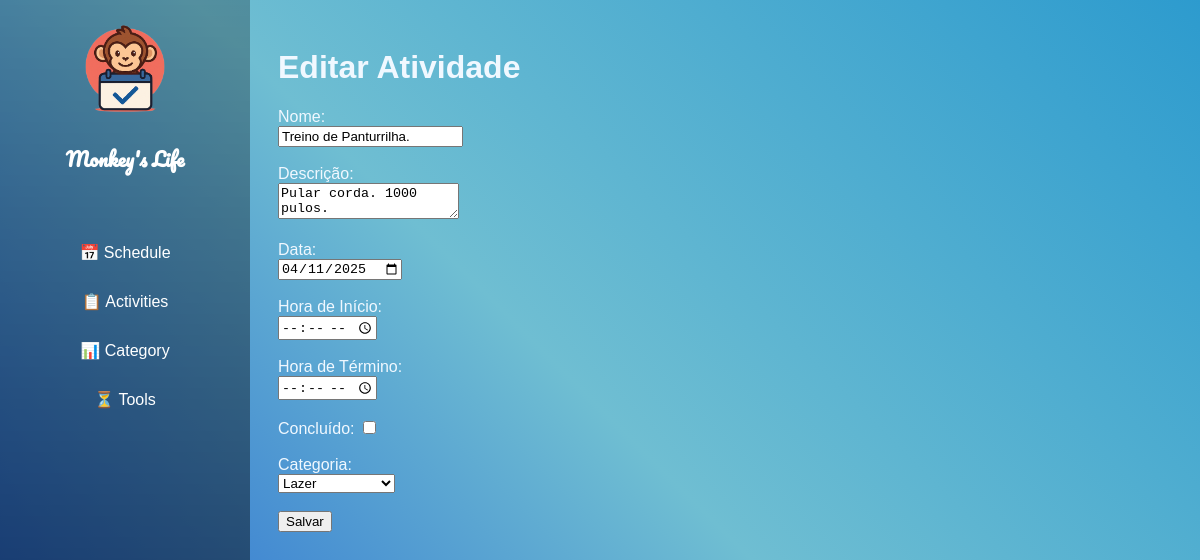
/activities/edit_activity/19, run on the app's committed database.
### schedule/blueprints/activities/models.py (models this page shows, shortened)
class Activity(db.Model):
    __tablename__ = 'activities'
    id = db.Column(db.Integer, primary_key=True)
    name = db.Column(db.String(80), nullable=False)
    description = db.Column(db.String(200))
    date = db.Column(db.Date)
    start_time = db.Column(db.Time)
    end_time = db.Column(db.Time)
    category = db.Column(db.Integer, db.ForeignKey('categories.id'))
    done = db.Column(db.Boolean, default=False)

### schedule/blueprints/activities/routes.py (the view, shortened to what this page needs)
@activity.route('/edit_activity/<int:id>', methods=['POST', 'GET'])
def edit_activity(id):
    activity = Activity.query.get(id)
    categories = Category.query.all()
    if request.method == 'GET':
        return render_template('activities/edit_activity.html', activity=activity, categories=categories)

### schedule/blueprints/activities/templates/activities/edit_activity.html (shortened to what this page needs)
{% extends "base.html" %}
{% block content %}
<div class="content">
    <h1>Editar Atividade</h1>
    <form method="POST" action="{{ url_for('activity.edit_activity', id=activity.id) }}">
        <label>Nome:</label><br>
        <input type="text" name="name" value="{{ activity.name }}" required><br><br>
        <label>Descrição:</label><br>
        <textarea name="description">{{ activity.description }}</textarea><br><br>
        <label>Data:</label><br>
        <input type="date" name="date" value="{{ activity.date }}" required><br><br>
        <label>Hora de Início:</label><br>
        <input type="time" name="start_time" value="{{ activity.start_time }}"><br><br>
        <label>Hora de Término:</label><br>
        <input type="time" name="end_time" value="{{ activity.end_time }}"><br><br>
        <label>Concluído:</label>
        <input type="checkbox" name="done" {% if activity.done %}checked{% endif %}><br><br>
        <label>Categoria:</label><br>
        <select name="category_id">
            {% for category in categories %}
                <option value="{{ category.id }}" {% if category.id == activity.category_id %}selected{% endif %}>
                    {{ category.name }}
                </option>
            {% endfor %}
        </select><br><br>
        <button type="submit">Salvar</button>
    </form>
</div>
{% endblock %}

### schedule/static/css/style.css (style rules this page uses)
body { background-color: #2d9bce; background-image: linear-gradient(225deg, #2d9bce 0%, #6fbed2 50%, #1856d2 100%); display: flex; min-height: 100vh; font-family: 'Montserrat', sans-serif; color: #f0f8ff; }
.content { margin-left: 250px; padding: 20px; flex: 1; }

### data on the page
Activity: name "Treino de Panturrilha.", description "Pular corda. 1000 pulos.", date "04/11/2025"

### other printed values
form field category_id "Lazer"
